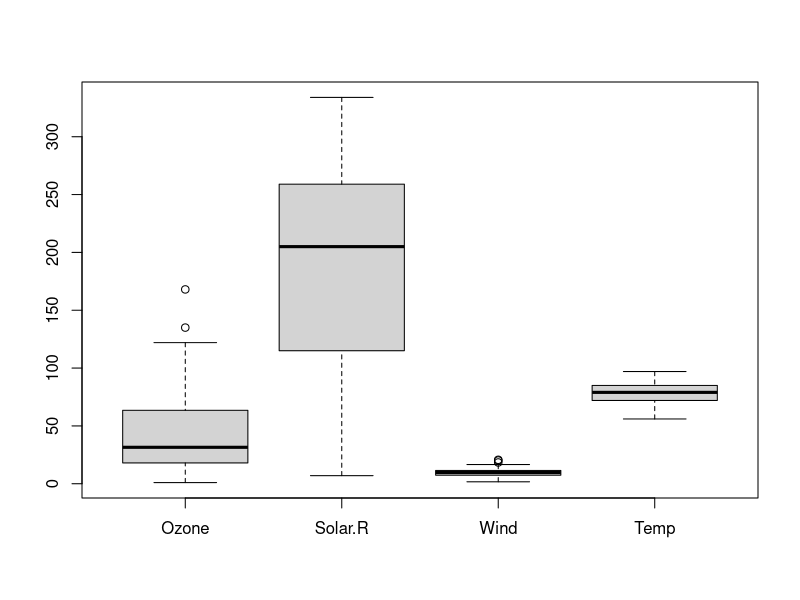
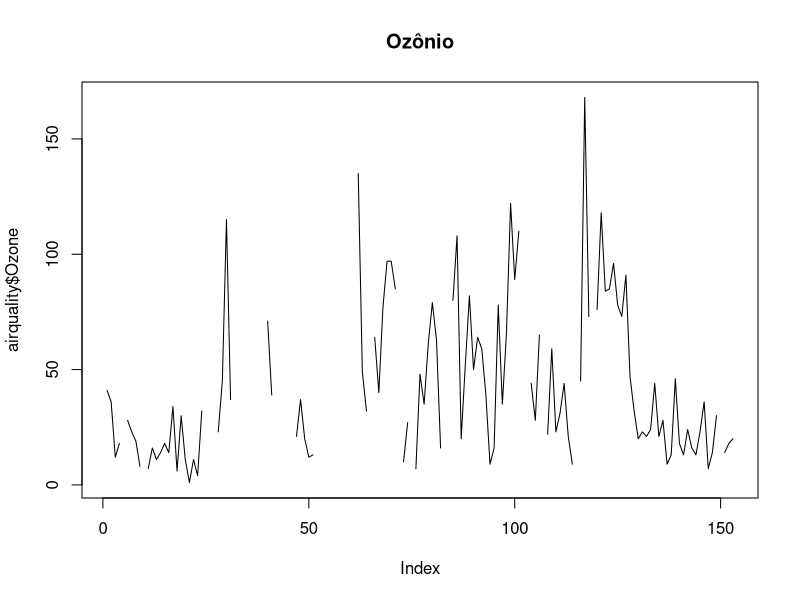
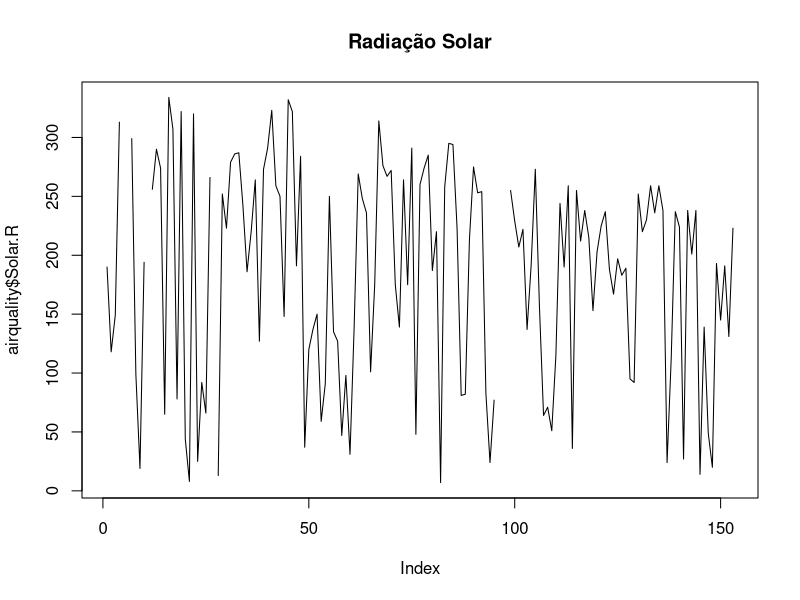
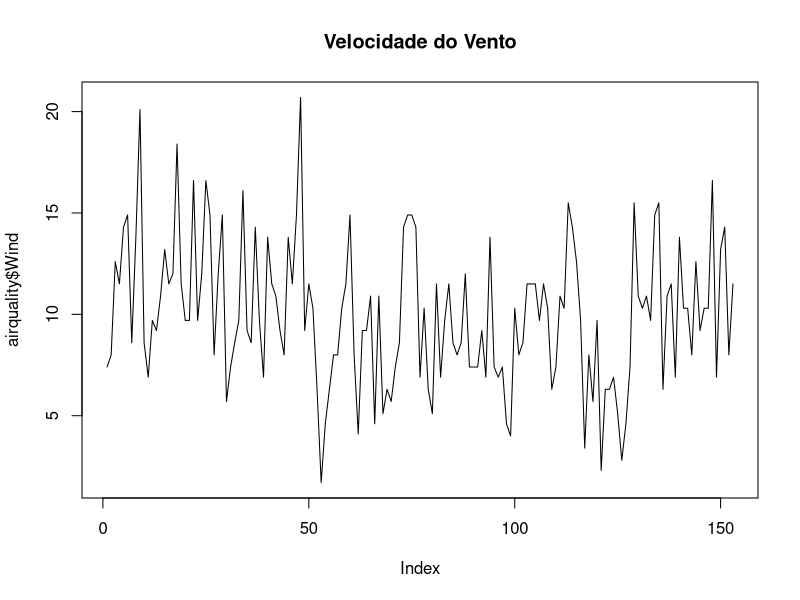
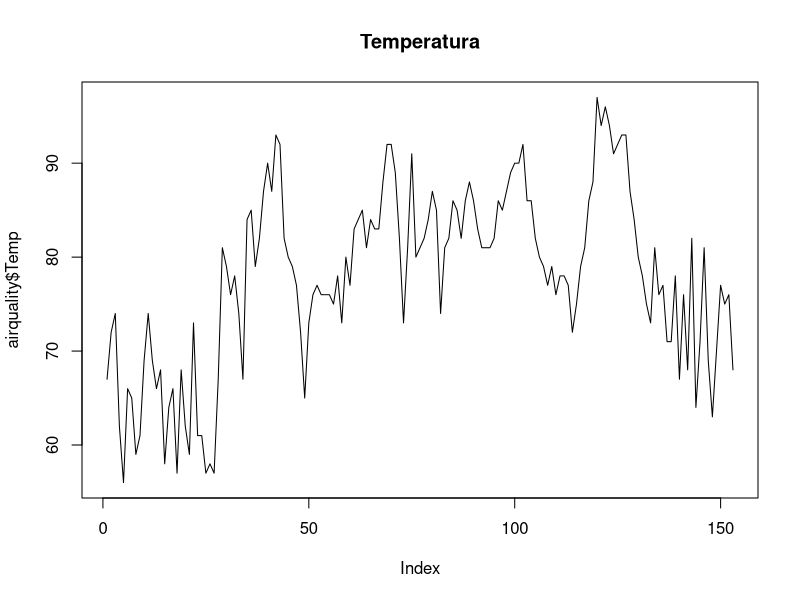

Write R code to recreate these figures, in order.
data("airquality")
# print(airquality)

print("Dataset: airquality")
print("Descrição: medições da quantidade de ozônio, radiação solar, vento e temperatura em Nova York, no período compreendido entre 01/05/1970 a 30/09/1970")
print("Medidas:")
print("Ozônio -> partes por bilhão (ppb)")
print("Radiação solar -> Langleys (lang)")
print("Velocidade do vento -> milhas por hora (mph)")
print("Temperatura -> graus farenheint (°F)")

# mean() function
print("--------------------")
print("Médias:")
# print(mean(na.omit(airquality)))
print("Média de Ozônio:")
print(mean(na.omit(airquality$Ozone)))
print("Média de Radiação Solar:")
print(mean(na.omit(airquality$Solar.R)))
print("Média de Velocidade do Vento:")
print(mean(na.omit(airquality$Wind)))
print("Média de Temperatura:")
print(mean(na.omit(airquality$Temp)))

# median() function
print("--------------------")
print("Medianas:")
# print(median(na.omit(airquality)))
print("Mediana de Ozônio:")
print(median(sort(airquality$Ozone)))
print("Mediana de Radiação solar:")
print(median(sort(airquality$Solar.R)))
print("Mediana de Velocidade do Vento:")
print(median(sort(airquality$Wind)))
print("Mediana de Temperatura:")
print(median(sort(airquality$Temp)))

# sd() function
print("--------------------")
print("Desvios Padrão:")
print("Desvio Padrão de Ozônio:")
print(sd(airquality$Ozone,na.rm=TRUE))
print("Desvio Padrão de Radiação Solar:")
print(sd(airquality$Solar.R,na.rm=TRUE))
print("Desvio Padrão de Velocidade do Vento:")
print(sd(airquality$Wind,na.rm=TRUE))
print("Desvio Padrão de Temperatura:")
print(sd(airquality$Temp,na.rm=TRUE))

# var() function
print("--------------------")
print("Variações:")
print("Variação de Ozônio:")
print(var(airquality$Ozone,na.rm=TRUE))
print("Variação de Radiação Solar:")
print(var(airquality$Solar.R,na.rm=TRUE))
print("Variação de Velocidade do Vento:")
print(var(airquality$Wind,na.rm=TRUE))
print("Variação de Temperatura:")
print(var(airquality$Temp,na.rm=TRUE))

# max() function
print("--------------------")
print("Máximos:")
print("Máximo de Ozônio:")
print(max(airquality$Ozone,na.rm=TRUE))
print("Máximo de Radiação Solar:")
print(max(airquality$Solar.R,na.rm=TRUE))
print("Máximo de Velocidade do Vento:")
print(max(airquality$Wind,na.rm=TRUE))
print("Máximo de Temperatura:")
print(max(airquality$Temp,na.rm=TRUE))

# min() function
print("--------------------")
print("Mínimos:")
print("Mínimo de Ozônio:")
print(min(airquality$Ozone,na.rm=TRUE))
print("Mínimo de Radiação Solar:")
print(min(airquality$Solar.R,na.rm=TRUE))
print("Mínimo de Velocidade do Vento:")
print(min(airquality$Wind,na.rm=TRUE))
print("Mínimo de Temperatura:")
print(min(airquality$Temp,na.rm=TRUE))

# range() function
print("--------------------")
print("Intervalos:")
print("Intervalo de Ozônio:")
ozone_range <- range(airquality$Ozone,na.rm=TRUE)
print(paste(ozone_range[1],"->",ozone_range[2]))
print("Intervalo de Radiação Solar:")
solar_range <- range(airquality$Solar.R,na.rm=TRUE)
print(paste(solar_range[1],"->",solar_range[2]))
print("Intervalo de Velocidade do Vento:")
wind_range <- range(airquality$Wind,na.rm=TRUE)
print(paste(wind_range[1],"->",wind_range[2]))
print("Intervalo de Temperatura:")
temp_range <- range(airquality$Temp,na.rm=TRUE)
print(paste(temp_range[1],"->",temp_range[2]))

# diff(range()) function
print("--------------------")
print("Diferenças:")
print("Diferença de Ozônio:")
print(diff(range(airquality$Ozone,na.rm=TRUE)))
print("Diferença de Radiação Solar:")
print(diff(range(airquality$Solar.R,na.rm=TRUE)))
print("Diferença de Velocidade do Vento:")
print(diff(range(airquality$Wind,na.rm=TRUE)))
print("Diferença de Temperatura:")
print(diff(range(airquality$Temp,na.rm=TRUE)))

# quantile() function
print("--------------------")
print("Quantis:")
print("Quantil de Ozônio:")
print(quantile(airquality$Ozone,na.rm=TRUE))
print("Quantil de Radiação Solar:")
print(quantile(airquality$Solar.R,na.rm=TRUE))
print("Quantil de Velocidade do Vento:")
print(quantile(airquality$Wind,na.rm=TRUE))
print("Quantil de Temperatura:")
print(quantile(airquality$Temp,na.rm=TRUE))

# boxplot() function
print("--------------------")
print("Boxplot:")
result <- boxplot(airquality[-airquality$Month])
print(paste(result$names[1],result$names[2],result$names[3],result$names[4]))
print(result$stats)
print("Vá para Rplots.pdf")

# summary() function
print("--------------------")
print("Resumo:")
print(summary(airquality[-airquality$Month]))

# plot() function
print("--------------------")
print("Plot:")
ozone_plot <- plot(airquality$Ozone,type="l",main="Ozônio")
solar_plot <- plot(airquality$Solar.R,type="l",main="Radiação Solar")
wind_plot <- plot(airquality$Wind,type="l",main="Velocidade do Vento")
temp_plot <- plot(airquality$Temp,type="l",main="Temperatura")
print("Vá para Rplots.pdf")
